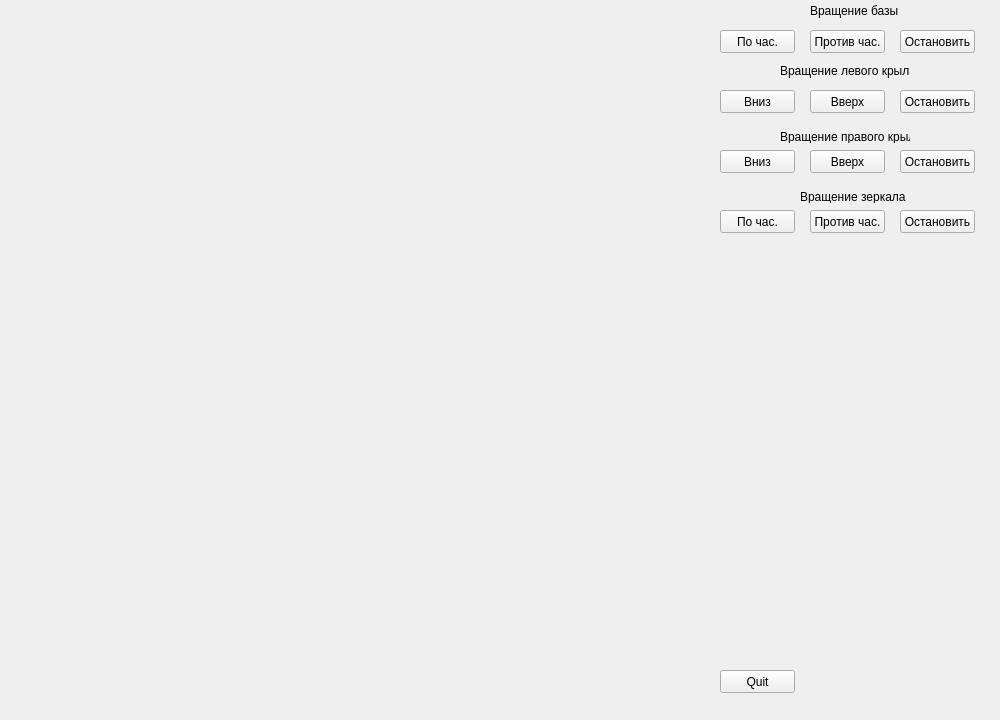
<?xml version="1.0" encoding="UTF-8"?>
<ui version="4.0">
 <class>MainWindow</class>
 <widget class="QMainWindow" name="MainWindow">
  <property name="geometry">
   <rect>
    <x>0</x>
    <y>0</y>
    <width>1000</width>
    <height>720</height>
   </rect>
  </property>
  <property name="minimumSize">
   <size>
    <width>1000</width>
    <height>720</height>
   </size>
  </property>
  <property name="maximumSize">
   <size>
    <width>1000</width>
    <height>720</height>
   </size>
  </property>
  <property name="windowTitle">
   <string>Qt + OpenGL</string>
  </property>
  <widget class="QWidget" name="centralWidget">
   <property name="minimumSize">
    <size>
     <width>1000</width>
     <height>700</height>
    </size>
   </property>
   <property name="maximumSize">
    <size>
     <width>1000</width>
     <height>700</height>
    </size>
   </property>
   <widget class="GLWidget" name="widget" native="true">
    <property name="geometry">
     <rect>
      <x>10</x>
      <y>10</y>
      <width>700</width>
      <height>700</height>
     </rect>
    </property>
    <property name="minimumSize">
     <size>
      <width>700</width>
      <height>700</height>
     </size>
    </property>
    <property name="maximumSize">
     <size>
      <width>700</width>
      <height>700</height>
     </size>
    </property>
   </widget>
   <widget class="QPushButton" name="pushButton_exit">
    <property name="geometry">
     <rect>
      <x>720</x>
      <y>670</y>
      <width>75</width>
      <height>23</height>
     </rect>
    </property>
    <property name="text">
     <string>Quit</string>
    </property>
   </widget>
   <widget class="QPushButton" name="pushButton_1">
    <property name="geometry">
     <rect>
      <x>720</x>
      <y>30</y>
      <width>75</width>
      <height>23</height>
     </rect>
    </property>
    <property name="text">
     <string>По час.</string>
    </property>
    <property name="checkable">
     <bool>false</bool>
    </property>
    <property name="checked">
     <bool>false</bool>
    </property>
   </widget>
   <widget class="QPushButton" name="pushButton_2">
    <property name="geometry">
     <rect>
      <x>810</x>
      <y>30</y>
      <width>75</width>
      <height>23</height>
     </rect>
    </property>
    <property name="text">
     <string>Против час.</string>
    </property>
   </widget>
   <widget class="QPushButton" name="pushButton_3">
    <property name="geometry">
     <rect>
      <x>900</x>
      <y>30</y>
      <width>75</width>
      <height>23</height>
     </rect>
    </property>
    <property name="text">
     <string>Остановить</string>
    </property>
    <property name="checkable">
     <bool>true</bool>
    </property>
   </widget>
   <widget class="QPushButton" name="pushButton_4">
    <property name="geometry">
     <rect>
      <x>720</x>
      <y>90</y>
      <width>75</width>
      <height>23</height>
     </rect>
    </property>
    <property name="text">
     <string>Вниз</string>
    </property>
    <property name="checkable">
     <bool>false</bool>
    </property>
    <property name="checked">
     <bool>false</bool>
    </property>
   </widget>
   <widget class="QPushButton" name="pushButton_5">
    <property name="geometry">
     <rect>
      <x>810</x>
      <y>90</y>
      <width>75</width>
      <height>23</height>
     </rect>
    </property>
    <property name="text">
     <string>Вверх</string>
    </property>
   </widget>
   <widget class="QPushButton" name="pushButton_6">
    <property name="geometry">
     <rect>
      <x>900</x>
      <y>90</y>
      <width>75</width>
      <height>23</height>
     </rect>
    </property>
    <property name="text">
     <string>Остановить</string>
    </property>
    <property name="checkable">
     <bool>true</bool>
    </property>
   </widget>
   <widget class="QPushButton" name="pushButton_9">
    <property name="geometry">
     <rect>
      <x>900</x>
      <y>150</y>
      <width>75</width>
      <height>23</height>
     </rect>
    </property>
    <property name="text">
     <string>Остановить</string>
    </property>
    <property name="checkable">
     <bool>true</bool>
    </property>
   </widget>
   <widget class="QLabel" name="label">
    <property name="geometry">
     <rect>
      <x>780</x>
      <y>130</y>
      <width>130</width>
      <height>13</height>
     </rect>
    </property>
    <property name="text">
     <string>Вращение правого крыла</string>
    </property>
   </widget>
   <widget class="QLabel" name="label_2">
    <property name="geometry">
     <rect>
      <x>780</x>
      <y>60</y>
      <width>130</width>
      <height>22</height>
     </rect>
    </property>
    <property name="text">
     <string>Вращение левого крыла</string>
    </property>
   </widget>
   <widget class="QLabel" name="label_3">
    <property name="geometry">
     <rect>
      <x>810</x>
      <y>0</y>
      <width>131</width>
      <height>21</height>
     </rect>
    </property>
    <property name="text">
     <string>Вращение базы</string>
    </property>
   </widget>
   <widget class="QPushButton" name="pushButton_7">
    <property name="geometry">
     <rect>
      <x>720</x>
      <y>150</y>
      <width>75</width>
      <height>23</height>
     </rect>
    </property>
    <property name="text">
     <string>Вниз</string>
    </property>
    <property name="checkable">
     <bool>false</bool>
    </property>
    <property name="checked">
     <bool>false</bool>
    </property>
   </widget>
   <widget class="QPushButton" name="pushButton_8">
    <property name="geometry">
     <rect>
      <x>810</x>
      <y>150</y>
      <width>75</width>
      <height>23</height>
     </rect>
    </property>
    <property name="text">
     <string>Вверх</string>
    </property>
   </widget>
   <widget class="QPushButton" name="pushButton">
    <property name="geometry">
     <rect>
      <x>720</x>
      <y>210</y>
      <width>75</width>
      <height>23</height>
     </rect>
    </property>
    <property name="text">
     <string>По час.</string>
    </property>
    <property name="checkable">
     <bool>false</bool>
    </property>
    <property name="checked">
     <bool>false</bool>
    </property>
   </widget>
   <widget class="QPushButton" name="pushButton_10">
    <property name="geometry">
     <rect>
      <x>810</x>
      <y>210</y>
      <width>75</width>
      <height>23</height>
     </rect>
    </property>
    <property name="text">
     <string>Против час.</string>
    </property>
   </widget>
   <widget class="QPushButton" name="pushButton_11">
    <property name="geometry">
     <rect>
      <x>900</x>
      <y>210</y>
      <width>75</width>
      <height>23</height>
     </rect>
    </property>
    <property name="text">
     <string>Остановить</string>
    </property>
    <property name="checkable">
     <bool>true</bool>
    </property>
   </widget>
   <widget class="QLabel" name="label_4">
    <property name="geometry">
     <rect>
      <x>800</x>
      <y>190</y>
      <width>130</width>
      <height>13</height>
     </rect>
    </property>
    <property name="text">
     <string>Вращение зеркала</string>
    </property>
   </widget>
  </widget>
 </widget>
 <layoutdefault spacing="6" margin="11"/>
 <customwidgets>
  <customwidget>
   <class>GLWidget</class>
   <extends>QWidget</extends>
   <header>glwidget.h</header>
   <container>1</container>
   <slots>
    <slot>push_button1()</slot>
    <slot>push_button2()</slot>
    <slot>push_button3()</slot>
    <slot>push_button4()</slot>
    <slot>push_button5()</slot>
    <slot>push_button6()</slot>
    <slot>push_button7()</slot>
    <slot>push_button8()</slot>
    <slot>push_button9()</slot>
    <slot>push_button10()</slot>
    <slot>push_button11()</slot>
    <slot>push_button12()</slot>
   </slots>
  </customwidget>
 </customwidgets>
 <resources/>
 <connections>
  <connection>
   <sender>pushButton_exit</sender>
   <signal>clicked()</signal>
   <receiver>MainWindow</receiver>
   <slot>close()</slot>
   <hints>
    <hint type="sourcelabel">
     <x>749</x>
     <y>683</y>
    </hint>
    <hint type="destinationlabel">
     <x>782</x>
     <y>655</y>
    </hint>
   </hints>
  </connection>
  <connection>
   <sender>pushButton_1</sender>
   <signal>clicked()</signal>
   <receiver>widget</receiver>
   <slot>push_button1()</slot>
   <hints>
    <hint type="sourcelabel">
     <x>744</x>
     <y>49</y>
    </hint>
    <hint type="destinationlabel">
     <x>662</x>
     <y>65</y>
    </hint>
   </hints>
  </connection>
  <connection>
   <sender>pushButton_2</sender>
   <signal>clicked()</signal>
   <receiver>widget</receiver>
   <slot>push_button2()</slot>
   <hints>
    <hint type="sourcelabel">
     <x>846</x>
     <y>45</y>
    </hint>
    <hint type="destinationlabel">
     <x>705</x>
     <y>78</y>
    </hint>
   </hints>
  </connection>
  <connection>
   <sender>pushButton_3</sender>
   <signal>clicked()</signal>
   <receiver>widget</receiver>
   <slot>push_button3()</slot>
   <hints>
    <hint type="sourcelabel">
     <x>932</x>
     <y>46</y>
    </hint>
    <hint type="destinationlabel">
     <x>701</x>
     <y>91</y>
    </hint>
   </hints>
  </connection>
  <connection>
   <sender>pushButton_4</sender>
   <signal>clicked()</signal>
   <receiver>widget</receiver>
   <slot>push_button4()</slot>
   <hints>
    <hint type="sourcelabel">
     <x>755</x>
     <y>105</y>
    </hint>
    <hint type="destinationlabel">
     <x>687</x>
     <y>123</y>
    </hint>
   </hints>
  </connection>
  <connection>
   <sender>pushButton_5</sender>
   <signal>clicked()</signal>
   <receiver>widget</receiver>
   <slot>push_button5()</slot>
   <hints>
    <hint type="sourcelabel">
     <x>832</x>
     <y>105</y>
    </hint>
    <hint type="destinationlabel">
     <x>702</x>
     <y>139</y>
    </hint>
   </hints>
  </connection>
  <connection>
   <sender>pushButton_6</sender>
   <signal>clicked()</signal>
   <receiver>widget</receiver>
   <slot>push_button6()</slot>
   <hints>
    <hint type="sourcelabel">
     <x>914</x>
     <y>100</y>
    </hint>
    <hint type="destinationlabel">
     <x>692</x>
     <y>156</y>
    </hint>
   </hints>
  </connection>
  <connection>
   <sender>pushButton_9</sender>
   <signal>clicked()</signal>
   <receiver>widget</receiver>
   <slot>push_button9()</slot>
   <hints>
    <hint type="sourcelabel">
     <x>917</x>
     <y>167</y>
    </hint>
    <hint type="destinationlabel">
     <x>698</x>
     <y>231</y>
    </hint>
   </hints>
  </connection>
  <connection>
   <sender>pushButton_7</sender>
   <signal>clicked()</signal>
   <receiver>widget</receiver>
   <slot>push_button7()</slot>
   <hints>
    <hint type="sourcelabel">
     <x>763</x>
     <y>169</y>
    </hint>
    <hint type="destinationlabel">
     <x>690</x>
     <y>193</y>
    </hint>
   </hints>
  </connection>
  <connection>
   <sender>pushButton_8</sender>
   <signal>clicked()</signal>
   <receiver>widget</receiver>
   <slot>push_button8()</slot>
   <hints>
    <hint type="sourcelabel">
     <x>847</x>
     <y>171</y>
    </hint>
    <hint type="destinationlabel">
     <x>680</x>
     <y>212</y>
    </hint>
   </hints>
  </connection>
  <connection>
   <sender>pushButton</sender>
   <signal>clicked()</signal>
   <receiver>widget</receiver>
   <slot>push_button10()</slot>
   <hints>
    <hint type="sourcelabel">
     <x>752</x>
     <y>225</y>
    </hint>
    <hint type="destinationlabel">
     <x>690</x>
     <y>263</y>
    </hint>
   </hints>
  </connection>
  <connection>
   <sender>pushButton_10</sender>
   <signal>clicked()</signal>
   <receiver>widget</receiver>
   <slot>push_button11()</slot>
   <hints>
    <hint type="sourcelabel">
     <x>846</x>
     <y>226</y>
    </hint>
    <hint type="destinationlabel">
     <x>694</x>
     <y>284</y>
    </hint>
   </hints>
  </connection>
  <connection>
   <sender>pushButton_11</sender>
   <signal>clicked()</signal>
   <receiver>widget</receiver>
   <slot>push_button12()</slot>
   <hints>
    <hint type="sourcelabel">
     <x>937</x>
     <y>222</y>
    </hint>
    <hint type="destinationlabel">
     <x>693</x>
     <y>305</y>
    </hint>
   </hints>
  </connection>
 </connections>
</ui>
